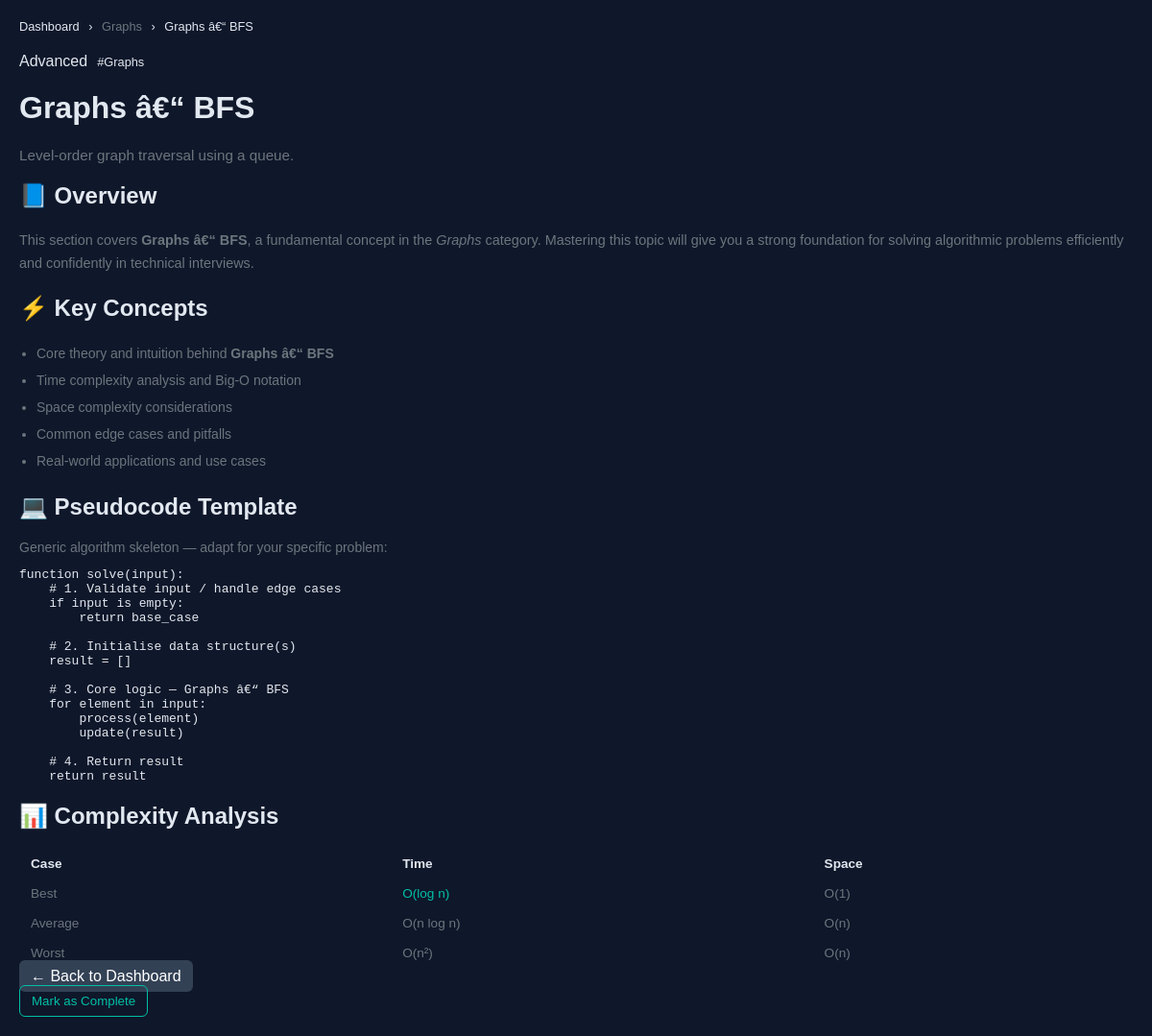
/topic/graphs-bfs (signed in), run on the app's committed database.
### tables this page shows
CREATE TABLE topics (
    id          INTEGER PRIMARY KEY AUTOINCREMENT,
    title       TEXT    NOT NULL,
    slug        TEXT    NOT NULL UNIQUE,
    description TEXT,
    category    TEXT    NOT NULL,           -- e.g. 'Sorting', 'Trees', 'Graphs'
    difficulty  TEXT    CHECK(difficulty IN ('Beginner','Intermediate','Advanced')),
    created_at  DATETIME DEFAULT CURRENT_TIMESTAMP
);

### Practice/PROJECT_Practice/app.py (the view)
@app.route("/topic/<slug>")
@login_required
def topic(slug):
    db      = get_db()
    user_id = session["user_id"]
    t = db.execute(
        "SELECT * FROM topics WHERE slug = ?", (slug,)
    ).fetchone()
    if not t:
        return redirect(url_for("dashboard"))
    progress = db.execute(
        "SELECT completed FROM user_progress WHERE user_id=? AND topic_id=?",
        (user_id, t["id"])
    ).fetchone()
    completed = progress["completed"] if progress else 0
    return render_template("topic.html",
                           instructor=INSTRUCTOR,
                           topic=dict(t),
                           completed=completed,
                           year=datetime.now().year)

### Practice/PROJECT_Practice/app.py (called while the page is built)
def get_db():
    if "db" not in g:
        g.db = sqlite3.connect(DATABASE, detect_types=sqlite3.PARSE_DECLTYPES)
        g.db.row_factory = sqlite3.Row
        g.db.execute("PRAGMA foreign_keys = ON")
    return g.db

def login_required(f):
    @wraps(f)
    def decorated(*args, **kwargs):
        if "user_id" not in session:
            flash("Please log in to continue.", "warning")
            return redirect(url_for("login"))
        return f(*args, **kwargs)
    return decorated

### Practice/PROJECT_Practice/templates/topic.html (shortened to what this page needs)
{% extends "base.html" %}
{% block content %}
<div class="topic-page">
  <nav aria-label="Breadcrumb" style="font-size:0.8rem;color:var(--text-muted);margin-bottom:20px;">
    <a href="{{ url_for('dashboard') }}" style="color:var(--text-muted);">Dashboard</a>
    <span style="margin:0 6px;">›</span>
    <span style="color:var(--text-secondary);">{{ topic.category }}</span>
    <span style="margin:0 6px;">›</span>
    <span>{{ topic.title }}</span>
  </nav>
  <div class="topic-page-header">
    <div style="display:flex;align-items:center;gap:10px;margin-bottom:8px;">
      <span class="difficulty-badge {{ topic.difficulty | lower }}">{{ topic.difficulty }}</span>
      <span class="text-muted" style="font-size:0.8rem;font-family:var(--font-mono);">#{{ topic.category }}</span>
    </div>
    <h1>{{ topic.title }}</h1>
    <p style="color:var(--text-secondary);font-size:0.95rem;margin-top:6px;">{{ topic.description }}</p>
  </div>
  <div class="topic-content-card">
    <h2>📘 Overview</h2>
    <p style="color:var(--text-secondary);font-size:0.9rem;line-height:1.7;">
      This section covers <strong style="color:var(--text-primary);">{{ topic.title }}</strong>,
      a fundamental concept in the
      <em style="color:var(--accent-blue);">{{ topic.category }}</em> category.
      Mastering this topic will give you a strong foundation for solving algorithmic problems
      efficiently and confidently in technical interviews.
    </p>
  </div>
  <div class="topic-content-card">
    <h2>⚡ Key Concepts</h2>
    <ul style="color:var(--text-secondary);font-size:0.875rem;line-height:2;padding-left:18px;">
      <li>Core theory and intuition behind <strong style="color:var(--text-primary);">{{ topic.title }}</strong></li>
      <li>Time complexity analysis and Big-O notation</li>
      <li>Space complexity considerations</li>
      <li>Common edge cases and pitfalls</li>
      <li>Real-world applications and use cases</li>
    </ul>
  </div>
  <div class="topic-content-card">
    <h2>💻 Pseudocode Template</h2>
    <p style="color:var(--text-secondary);font-size:0.875rem;margin-bottom:4px;">
      Generic algorithm skeleton — adapt for your specific problem:
    </p>
    <pre class="code-block"><code>function solve(input):
    # 1. Validate input / handle edge cases
    if input is empty:
        return base_case
    # 2. Initialise data structure(s)
    result = []
    # 3. Core logic — {{ topic.title }}
    for element in input:
        process(element)
        update(result)
    # 4. Return result
    return result</code></pre>
  </div>
  <div class="topic-content-card">
    <h2>📊 Complexity Analysis</h2>
    <table style="width:100%;border-collapse:collapse;font-size:0.85rem;">
      <thead>
        <tr style="border-bottom:1px solid var(--border);">
          <th style="text-align:left;padding:8px 12px;color:var(--text-muted);font-weight:600;font-family:var(--font-mono);">Case</th>
          <th style="text-align:left;padding:8px 12px;color:var(--text-muted);font-weight:600;font-family:var(--font-mono);">Time</th>
          <th style="text-align:left;padding:8px 12px;color:var(--text-muted);font-weight:600;font-family:var(--font-mono);">Space</th>
        </tr>
      </thead>
      <tbody style="color:var(--text-secondary);">
        <tr style="border-bottom:1px solid var(--border-subtle);">
          <td style="padding:8px 12px;">Best</td>
          <td style="padding:8px 12px;color:var(--accent-teal);font-family:var(--font-mono);">O(log n)</td>
          <td style="padding:8px 12px;font-family:var(--font-mono);">O(1)</td>
        </tr>
        <tr style="border-bottom:1px solid var(--border-subtle);">
          <td style="padding:8px 12px;">Average</td>
          <td style="padding:8px 12px;color:var(--accent-orange);font-family:var(--font-mono);">O(n log n)</td>
          <td style="padding:8px 12px;font-family:var(--font-mono);">O(n)</td>
        </tr>
        <tr>
          <td style="padding:8px 12px;">Worst</td>
          <td style="padding:8px 12px;color:var(--accent-red);font-family:var(--font-mono);">O(n²)</td>
          <td style="padding:8px 12px;font-family:var(--font-mono);">O(n)</td>
        </tr>
      </tbody>
    </table>
  </div>
  <a href="{{ url_for('dashboard') }}" class="btn btn-secondary" style="margin-top:8px;">
    ← Back to Dashboard
  </a>
</div>
<button
  class="btn {% if completed %}btn-primary{% else %}btn-outline{% endif %} btn-lg mark-complete-btn"
  data-complete-btn
  data-topic-id="{{ topic.id }}"
  data-state="{{ 'completed' if completed else 'pending' }}"
  aria-pressed="{{ 'true' if completed else 'false' }}"
>
  {{ '✓  Completed' if completed else 'Mark as Complete' }}
</button>
{% endblock %}

### Practice/PROJECT_Practice/templates/base.html (style rules this page uses)
:root { --accent-teal: #00bfa6; --accent-purple: #7c4dff; --text-secondary: #6c757d; --bg: #0f172a; --card-bg: #1e293b; --text: #e2e8f0; }
body { margin: 0; font-family: Arial, sans-serif; background: var(--bg); color: var(--text); }
a { color: inherit; text-decoration: none; }
.btn { padding: 8px 12px; border-radius: 6px; border: none; cursor: pointer; }
.btn-secondary { background: #334155; color: white; }
.btn-outline { border: 1px solid var(--accent-teal); background: transparent; color: var(--accent-teal); }

### data on the page
topics: category "Graphs", title "Graphs â€“ BFS", difficulty "Advanced", description "Level-order graph traversal using a queue."

### other printed values
{{ '✓  Completed' if completed else 'Mark as Complete' }} "Mark as Complete"
